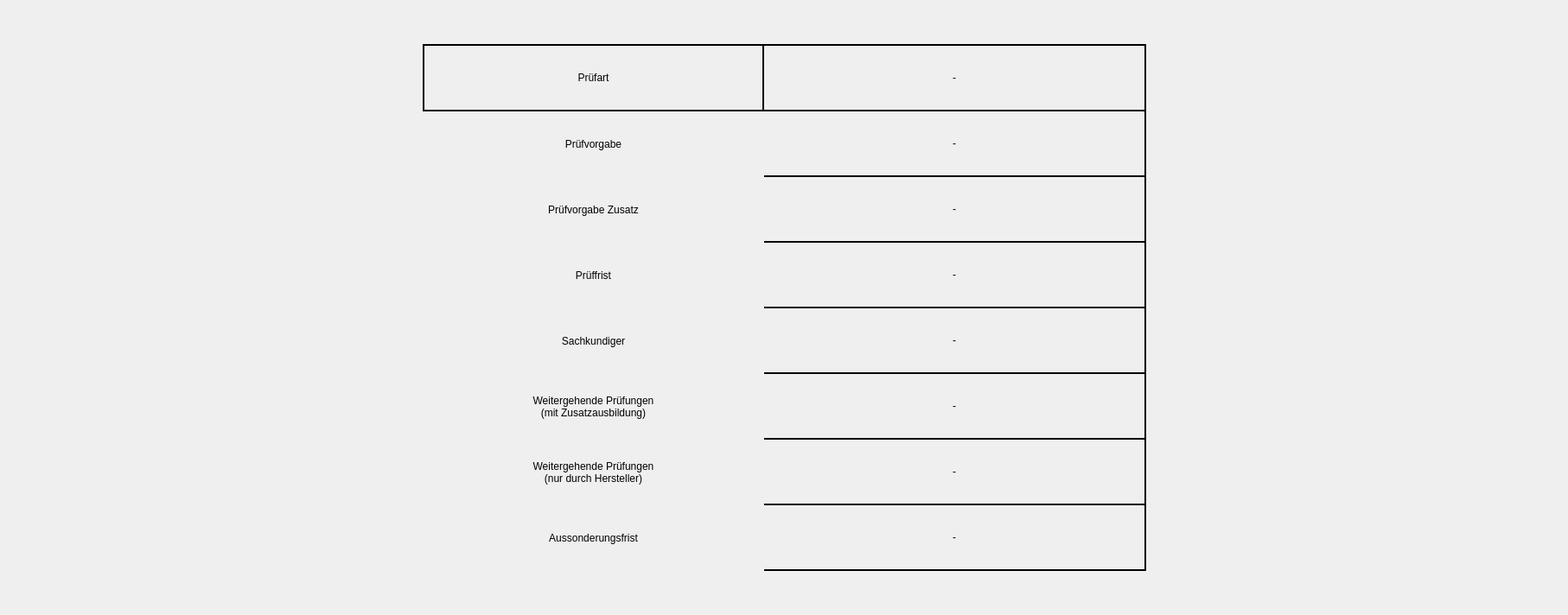
      <widget class="QWidget" name="sichtpruefungInfos">
       <layout class="QHBoxLayout" name="horizontalLayout">
        <item>
         <spacer name="linksSichtpruefungInfosSpacer">
          <property name="orientation">
           <enum>Qt::Orientation::Horizontal</enum>
          </property>
          <property name="sizeHint" stdset="0">
           <size>
            <width>478</width>
            <height>20</height>
           </size>
          </property>
         </spacer>
        </item>
        <item>
         <layout class="QVBoxLayout" name="sichtpruefungInfosLayout">
          <item>
           <spacer name="obenSichtpruefungInfosSpacer">
            <property name="orientation">
             <enum>Qt::Orientation::Vertical</enum>
            </property>
            <property name="sizeHint" stdset="0">
             <size>
              <width>20</width>
              <height>40</height>
             </size>
            </property>
           </spacer>
          </item>
          <item>
           <layout class="QFormLayout" name="sichtpruefungInfosTabelle">
            <property name="labelAlignment">
             <set>Qt::AlignmentFlag::AlignCenter</set>
            </property>
            <property name="formAlignment">
             <set>Qt::AlignmentFlag::AlignCenter</set>
            </property>
            <property name="horizontalSpacing">
             <number>0</number>
            </property>
            <property name="verticalSpacing">
             <number>0</number>
            </property>
            <item row="1" column="0">
             <widget class="QLabel" name="sichtpruefungInfosPruefvorgabeLabel">
              <property name="sizePolicy">
               <sizepolicy hsizetype="Fixed" vsizetype="Preferred">
                <horstretch>0</horstretch>
                <verstretch>0</verstretch>
               </sizepolicy>
              </property>
              <property name="minimumSize">
               <size>
                <width>395</width>
                <height>76</height>
               </size>
              </property>
              <property name="styleSheet">
               <string notr="true">font: 600 16pt &quot;Segoe UI&quot;;
border-left: 2px solid black;
border-right: 2px solid black;
border-bottom: 2px solid black;</string>
              </property>
              <property name="text">
               <string>Prüfvorgabe</string>
              </property>
              <property name="alignment">
               <set>Qt::AlignmentFlag::AlignCenter</set>
              </property>
             </widget>
            </item>
            <item row="3" column="0">
             <widget class="QLabel" name="sichtpruefungInfosPrueffristLabel">
              <property name="sizePolicy">
               <sizepolicy hsizetype="Fixed" vsizetype="Preferred">
                <horstretch>0</horstretch>
                <verstretch>0</verstretch>
               </sizepolicy>
              </property>
              <property name="minimumSize">
               <size>
                <width>395</width>
                <height>76</height>
               </size>
              </property>
              <property name="styleSheet">
               <string notr="true">font: 600 16pt &quot;Segoe UI&quot;;
border-left: 2px solid black;
border-right: 2px solid black;
border-bottom: 2px solid black;</string>
              </property>
              <property name="text">
               <string>Prüffrist</string>
              </property>
              <property name="alignment">
               <set>Qt::AlignmentFlag::AlignCenter</set>
              </property>
             </widget>
            </item>
            <item row="4" column="0">
             <widget class="QLabel" name="sichtpruefungInfosSachkundigerLabel">
              <property name="sizePolicy">
               <sizepolicy hsizetype="Fixed" vsizetype="Preferred">
                <horstretch>0</horstretch>
                <verstretch>0</verstretch>
               </sizepolicy>
              </property>
              <property name="minimumSize">
               <size>
                <width>395</width>
                <height>76</height>
               </size>
              </property>
              <property name="styleSheet">
               <string notr="true">font: 600 16pt &quot;Segoe UI&quot;;
border-left: 2px solid black;
border-right: 2px solid black;
border-bottom: 2px solid black;</string>
              </property>
              <property name="text">
               <string>Sachkundiger</string>
              </property>
              <property name="alignment">
               <set>Qt::AlignmentFlag::AlignCenter</set>
              </property>
             </widget>
            </item>
            <item row="5" column="0">
             <widget class="QLabel" name="sichtpruefungInfosZusatzausbildungLabel">
              <property name="sizePolicy">
               <sizepolicy hsizetype="Fixed" vsizetype="Preferred">
                <horstretch>0</horstretch>
                <verstretch>0</verstretch>
               </sizepolicy>
              </property>
              <property name="minimumSize">
               <size>
                <width>395</width>
                <height>76</height>
               </size>
              </property>
              <property name="styleSheet">
               <string notr="true">font: 600 16pt &quot;Segoe UI&quot;;
border-left: 2px solid black;
border-right: 2px solid black;
border-bottom: 2px solid black;</string>
              </property>
              <property name="text">
               <string>&lt;html&gt;&lt;head/&gt;&lt;body&gt;&lt;p&gt;Weitergehende Prüfungen&lt;br/&gt;&lt;span style=&quot; font-weight:400;&quot;&gt;(mit Zusatzausbildung)&lt;/span&gt;&lt;/p&gt;&lt;/body&gt;&lt;/html&gt;</string>
              </property>
              <property name="alignment">
               <set>Qt::AlignmentFlag::AlignCenter</set>
              </property>
             </widget>
            </item>
            <item row="6" column="0">
             <widget class="QLabel" name="sichtpruefungInfosHerstellerLabel">
              <property name="sizePolicy">
               <sizepolicy hsizetype="Fixed" vsizetype="Preferred">
                <horstretch>0</horstretch>
                <verstretch>0</verstretch>
               </sizepolicy>
              </property>
              <property name="minimumSize">
               <size>
                <width>395</width>
                <height>76</height>
               </size>
              </property>
              <property name="styleSheet">
               <string notr="true">font: 600 16pt &quot;Segoe UI&quot;;
border-left: 2px solid black;
border-right: 2px solid black;
border-bottom: 2px solid black;</string>
              </property>
              <property name="text">
               <string>&lt;html&gt;&lt;head/&gt;&lt;body&gt;&lt;p&gt;Weitergehende Prüfungen&lt;br/&gt;&lt;span style=&quot; font-weight:400;&quot;&gt;(nur durch Hersteller)&lt;/span&gt;&lt;/p&gt;&lt;/body&gt;&lt;/html&gt;</string>
              </property>
              <property name="alignment">
               <set>Qt::AlignmentFlag::AlignCenter</set>
              </property>
             </widget>
            </item>
            <item row="7" column="0">
             <widget class="QLabel" name="sichtpruefungInfosAussonderungsfristLabel">
              <property name="sizePolicy">
               <sizepolicy hsizetype="Fixed" vsizetype="Preferred">
                <horstretch>0</horstretch>
                <verstretch>0</verstretch>
               </sizepolicy>
              </property>
              <property name="minimumSize">
               <size>
                <width>395</width>
                <height>76</height>
               </size>
              </property>
              <property name="styleSheet">
               <string notr="true">font: 600 16pt &quot;Segoe UI&quot;;
border-left: 2px solid black;
border-right: 2px solid black;
border-bottom: 2px solid black;</string>
              </property>
              <property name="text">
               <string>Aussonderungsfrist</string>
              </property>
              <property name="alignment">
               <set>Qt::AlignmentFlag::AlignCenter</set>
              </property>
             </widget>
            </item>
            <item row="1" column="1">
             <widget class="QLabel" name="sichtpruefungInfosPruefvorgabe">
              <property name="minimumSize">
               <size>
                <width>442</width>
                <height>0</height>
               </size>
              </property>
              <property name="styleSheet">
               <string notr="true">font: 14pt &quot;Segoe UI&quot;;
border: none;
border-right: 2px solid black;
border-bottom: 2px solid black;
padding: 5px;
padding-left: 9px;
padding-right: 9px;</string>
              </property>
              <property name="text">
               <string>-</string>
              </property>
              <property name="alignment">
               <set>Qt::AlignmentFlag::AlignCenter</set>
              </property>
              <property name="wordWrap">
               <bool>true</bool>
              </property>
             </widget>
            </item>
            <item row="3" column="1">
             <widget class="QLabel" name="sichtpruefungInfosPrueffrist">
              <property name="minimumSize">
               <size>
                <width>442</width>
                <height>0</height>
               </size>
              </property>
              <property name="styleSheet">
               <string notr="true">font: 14pt &quot;Segoe UI&quot;;
border: none;
border-right: 2px solid black;
border-bottom: 2px solid black;
padding: 5px;
padding-left: 9px;
padding-right: 9px;</string>
              </property>
              <property name="text">
               <string>-</string>
              </property>
              <property name="alignment">
               <set>Qt::AlignmentFlag::AlignCenter</set>
              </property>
              <property name="wordWrap">
               <bool>true</bool>
              </property>
             </widget>
            </item>
            <item row="4" column="1">
             <widget class="QLabel" name="sichtpruefungInfosSachkundiger">
              <property name="minimumSize">
               <size>
                <width>442</width>
                <height>0</height>
               </size>
              </property>
              <property name="styleSheet">
               <string notr="true">font: 14pt &quot;Segoe UI&quot;;
border: none;
border-right: 2px solid black;
border-bottom: 2px solid black;
padding: 5px;
padding-left: 9px;
padding-right: 9px;</string>
              </property>
              <property name="text">
               <string>-</string>
              </property>
              <property name="alignment">
               <set>Qt::AlignmentFlag::AlignCenter</set>
              </property>
              <property name="wordWrap">
               <bool>true</bool>
              </property>
             </widget>
            </item>
            <item row="5" column="1">
             <widget class="QLabel" name="sichtpruefungInfosZusatzausbildung">
              <property name="minimumSize">
               <size>
                <width>442</width>
                <height>0</height>
               </size>
              </property>
              <property name="styleSheet">
               <string notr="true">font: 14pt &quot;Segoe UI&quot;;
border: none;
border-right: 2px solid black;
border-bottom: 2px solid black;
padding: 5px;
padding-left: 9px;
padding-right: 9px;</string>
              </property>
              <property name="text">
               <string>-</string>
              </property>
              <property name="alignment">
               <set>Qt::AlignmentFlag::AlignCenter</set>
              </property>
              <property name="wordWrap">
               <bool>true</bool>
              </property>
             </widget>
            </item>
            <item row="6" column="1">
             <widget class="QLabel" name="sichtpruefungInfosHersteller">
              <property name="minimumSize">
               <size>
                <width>442</width>
                <height>0</height>
               </size>
              </property>
              <property name="styleSheet">
               <string notr="true">font: 14pt &quot;Segoe UI&quot;;
border: none;
border-right: 2px solid black;
border-bottom: 2px solid black;
padding: 5px;
padding-left: 9px;
padding-right: 9px;</string>
              </property>
              <property name="text">
               <string>-</string>
              </property>
              <property name="alignment">
               <set>Qt::AlignmentFlag::AlignCenter</set>
              </property>
              <property name="wordWrap">
               <bool>true</bool>
              </property>
             </widget>
            </item>
            <item row="7" column="1">
             <widget class="QLabel" name="sichtpruefungInfosAussonderungsfrist">
              <property name="minimumSize">
               <size>
                <width>442</width>
                <height>0</height>
               </size>
              </property>
              <property name="styleSheet">
               <string notr="true">font: 14pt &quot;Segoe UI&quot;;
border: none;
border-right: 2px solid black;
border-bottom: 2px solid black;
padding: 5px;
padding-left: 9px;
padding-right: 9px;</string>
              </property>
              <property name="text">
               <string>-</string>
              </property>
              <property name="alignment">
               <set>Qt::AlignmentFlag::AlignCenter</set>
              </property>
              <property name="wordWrap">
               <bool>true</bool>
              </property>
             </widget>
            </item>
            <item row="2" column="0">
             <widget class="QLabel" name="sichtpruefungInfosPruefvorgabeZusatzLabel">
              <property name="minimumSize">
               <size>
                <width>395</width>
                <height>76</height>
               </size>
              </property>
              <property name="styleSheet">
               <string notr="true">font: 600 16pt &quot;Segoe UI&quot;;
border-left: 2px solid black;
border-right: 2px solid black;
border-bottom: 2px solid black;</string>
              </property>
              <property name="text">
               <string>Prüfvorgabe Zusatz</string>
              </property>
              <property name="alignment">
               <set>Qt::AlignmentFlag::AlignCenter</set>
              </property>
             </widget>
            </item>
            <item row="2" column="1">
             <widget class="QLabel" name="sichtpruefungInfosPruefvorgabeZusatz">
              <property name="minimumSize">
               <size>
                <width>442</width>
                <height>0</height>
               </size>
              </property>
              <property name="styleSheet">
               <string notr="true">font: 14pt &quot;Segoe UI&quot;;
border: none;
border-right: 2px solid black;
border-bottom: 2px solid black;
padding: 5px;
padding-left: 9px;
padding-right: 9px;</string>
              </property>
              <property name="text">
               <string>-</string>
              </property>
              <property name="alignment">
               <set>Qt::AlignmentFlag::AlignCenter</set>
              </property>
              <property name="wordWrap">
               <bool>true</bool>
              </property>
             </widget>
            </item>
            <item row="0" column="0">
             <widget class="QLabel" name="sichtpruefungInfosPruefartLabel">
              <property name="minimumSize">
               <size>
                <width>395</width>
                <height>78</height>
               </size>
              </property>
              <property name="styleSheet">
               <string notr="true">font: 600 16pt &quot;Segoe UI&quot;;
border-left: 2px solid black;
border-right: 2px solid black;
border-top: 2px solid black;
border-bottom: 2px solid black;</string>
              </property>
              <property name="text">
               <string>Prüfart</string>
              </property>
              <property name="alignment">
               <set>Qt::AlignmentFlag::AlignCenter</set>
              </property>
             </widget>
            </item>
            <item row="0" column="1">
             <widget class="QLabel" name="sichtpruefungInfosPruefart">
              <property name="minimumSize">
               <size>
                <width>442</width>
                <height>0</height>
               </size>
              </property>
              <property name="styleSheet">
               <string notr="true">font: 14pt &quot;Segoe UI&quot;;
border-right: 2px solid black;
border-top: 2px solid black;
border-bottom: 2px solid black;
padding: 5px;
padding-left: 9px;
padding-right: 9px;</string>
              </property>
              <property name="text">
               <string>-</string>
              </property>
              <property name="alignment">
               <set>Qt::AlignmentFlag::AlignCenter</set>
              </property>
              <property name="wordWrap">
               <bool>true</bool>
              </property>
             </widget>
            </item>
           </layout>
          </item>
          <item>
           <spacer name="untenSichtpruefungInfosSpacer">
            <property name="orientation">
             <enum>Qt::Orientation::Vertical</enum>
            </property>
            <property name="sizeHint" stdset="0">
             <size>
              <width>20</width>
              <height>40</height>
             </size>
            </property>
           </spacer>
          </item>
         </layout>
        </item>
        <item>
         <spacer name="rechtsSichtpruefungInfosSpacer">
          <property name="orientation">
           <enum>Qt::Orientation::Horizontal</enum>
          </property>
          <property name="sizeHint" stdset="0">
           <size>
            <width>477</width>
            <height>20</height>
           </size>
          </property>
         </spacer>
        </item>
       </layout>
      </widget>
